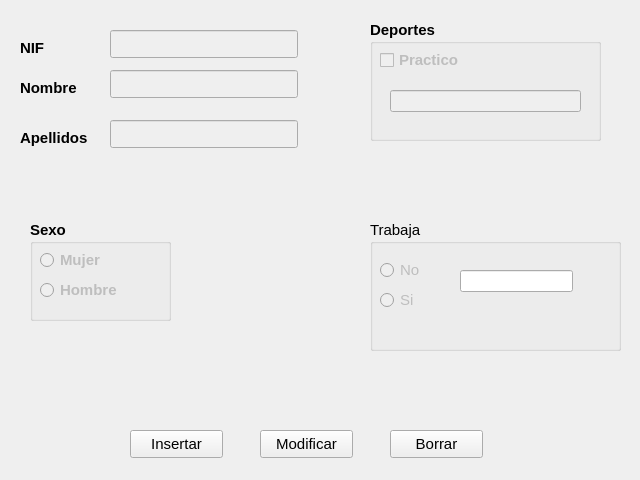
<?xml version="1.0" encoding="UTF-8"?>
<ui version="4.0">
 <class>Form</class>
 <widget class="QWidget" name="Form">
  <property name="geometry">
   <rect>
    <x>0</x>
    <y>0</y>
    <width>640</width>
    <height>480</height>
   </rect>
  </property>
  <property name="font">
   <font>
    <pointsize>11</pointsize>
   </font>
  </property>
  <property name="windowTitle">
   <string>Form</string>
  </property>
  <widget class="QLabel" name="label">
   <property name="geometry">
    <rect>
     <x>20</x>
     <y>40</y>
     <width>55</width>
     <height>16</height>
    </rect>
   </property>
   <property name="font">
    <font>
     <weight>75</weight>
     <bold>true</bold>
    </font>
   </property>
   <property name="text">
    <string>NIF</string>
   </property>
  </widget>
  <widget class="QLineEdit" name="le_nif">
   <property name="enabled">
    <bool>false</bool>
   </property>
   <property name="geometry">
    <rect>
     <x>110</x>
     <y>30</y>
     <width>188</width>
     <height>28</height>
    </rect>
   </property>
  </widget>
  <widget class="QLabel" name="label_2">
   <property name="geometry">
    <rect>
     <x>20</x>
     <y>80</y>
     <width>71</width>
     <height>16</height>
    </rect>
   </property>
   <property name="font">
    <font>
     <weight>75</weight>
     <bold>true</bold>
    </font>
   </property>
   <property name="text">
    <string>Nombre</string>
   </property>
  </widget>
  <widget class="QLineEdit" name="le_nombre">
   <property name="enabled">
    <bool>false</bool>
   </property>
   <property name="geometry">
    <rect>
     <x>110</x>
     <y>70</y>
     <width>188</width>
     <height>28</height>
    </rect>
   </property>
  </widget>
  <widget class="QLabel" name="label_3">
   <property name="geometry">
    <rect>
     <x>20</x>
     <y>130</y>
     <width>81</width>
     <height>16</height>
    </rect>
   </property>
   <property name="font">
    <font>
     <weight>75</weight>
     <bold>true</bold>
    </font>
   </property>
   <property name="text">
    <string>Apellidos</string>
   </property>
  </widget>
  <widget class="QLineEdit" name="le_apellidos">
   <property name="enabled">
    <bool>false</bool>
   </property>
   <property name="geometry">
    <rect>
     <x>110</x>
     <y>120</y>
     <width>188</width>
     <height>28</height>
    </rect>
   </property>
  </widget>
  <widget class="QLabel" name="label_4">
   <property name="geometry">
    <rect>
     <x>420</x>
     <y>30</y>
     <width>81</width>
     <height>16</height>
    </rect>
   </property>
   <property name="font">
    <font>
     <weight>75</weight>
     <bold>true</bold>
    </font>
   </property>
   <property name="text">
    <string/>
   </property>
  </widget>
  <widget class="QGroupBox" name="groupBox">
   <property name="geometry">
    <rect>
     <x>370</x>
     <y>20</y>
     <width>231</width>
     <height>121</height>
    </rect>
   </property>
   <property name="font">
    <font>
     <weight>75</weight>
     <bold>true</bold>
    </font>
   </property>
   <property name="title">
    <string>Deportes</string>
   </property>
   <widget class="QCheckBox" name="cb_practica">
    <property name="enabled">
     <bool>false</bool>
    </property>
    <property name="geometry">
     <rect>
      <x>10</x>
      <y>30</y>
      <width>101</width>
      <height>20</height>
     </rect>
    </property>
    <property name="text">
     <string>Practico</string>
    </property>
   </widget>
   <widget class="QLineEdit" name="le_deporte">
    <property name="enabled">
     <bool>false</bool>
    </property>
    <property name="geometry">
     <rect>
      <x>20</x>
      <y>70</y>
      <width>191</width>
      <height>22</height>
     </rect>
    </property>
   </widget>
  </widget>
  <widget class="QGroupBox" name="groupBox_2">
   <property name="geometry">
    <rect>
     <x>30</x>
     <y>220</y>
     <width>141</width>
     <height>101</height>
    </rect>
   </property>
   <property name="font">
    <font>
     <weight>75</weight>
     <bold>true</bold>
    </font>
   </property>
   <property name="title">
    <string>Sexo</string>
   </property>
   <widget class="QRadioButton" name="rb_mujer">
    <property name="enabled">
     <bool>false</bool>
    </property>
    <property name="geometry">
     <rect>
      <x>10</x>
      <y>30</y>
      <width>95</width>
      <height>20</height>
     </rect>
    </property>
    <property name="text">
     <string>Mujer</string>
    </property>
    <attribute name="buttonGroup">
     <string notr="true">buttonGroupSex</string>
    </attribute>
   </widget>
   <widget class="QRadioButton" name="rb_hombre">
    <property name="enabled">
     <bool>false</bool>
    </property>
    <property name="geometry">
     <rect>
      <x>10</x>
      <y>60</y>
      <width>95</width>
      <height>20</height>
     </rect>
    </property>
    <property name="font">
     <font>
      <weight>75</weight>
      <bold>true</bold>
     </font>
    </property>
    <property name="text">
     <string>Hombre</string>
    </property>
    <attribute name="buttonGroup">
     <string notr="true">buttonGroupSex</string>
    </attribute>
   </widget>
  </widget>
  <widget class="QGroupBox" name="groupBox_3">
   <property name="geometry">
    <rect>
     <x>370</x>
     <y>220</y>
     <width>251</width>
     <height>131</height>
    </rect>
   </property>
   <property name="title">
    <string>Trabaja</string>
   </property>
   <widget class="QRadioButton" name="radioButton">
    <property name="enabled">
     <bool>false</bool>
    </property>
    <property name="geometry">
     <rect>
      <x>10</x>
      <y>40</y>
      <width>95</width>
      <height>20</height>
     </rect>
    </property>
    <property name="text">
     <string>No</string>
    </property>
    <attribute name="buttonGroup">
     <string notr="true">buttonGroupTrabaja</string>
    </attribute>
   </widget>
   <widget class="QRadioButton" name="radioButton_2">
    <property name="enabled">
     <bool>false</bool>
    </property>
    <property name="geometry">
     <rect>
      <x>10</x>
      <y>70</y>
      <width>95</width>
      <height>20</height>
     </rect>
    </property>
    <property name="text">
     <string>Si</string>
    </property>
    <attribute name="buttonGroup">
     <string notr="true">buttonGroupTrabaja</string>
    </attribute>
   </widget>
   <widget class="QLineEdit" name="le_trabaja">
    <property name="geometry">
     <rect>
      <x>90</x>
      <y>50</y>
      <width>113</width>
      <height>22</height>
     </rect>
    </property>
   </widget>
  </widget>
  <widget class="QPushButton" name="pushButton">
   <property name="geometry">
    <rect>
     <x>130</x>
     <y>430</y>
     <width>93</width>
     <height>28</height>
    </rect>
   </property>
   <property name="text">
    <string>Insertar</string>
   </property>
  </widget>
  <widget class="QPushButton" name="pushButton_2">
   <property name="geometry">
    <rect>
     <x>260</x>
     <y>430</y>
     <width>93</width>
     <height>28</height>
    </rect>
   </property>
   <property name="text">
    <string>Modificar</string>
   </property>
  </widget>
  <widget class="QPushButton" name="pushButton_3">
   <property name="geometry">
    <rect>
     <x>390</x>
     <y>430</y>
     <width>93</width>
     <height>28</height>
    </rect>
   </property>
   <property name="text">
    <string>Borrar</string>
   </property>
  </widget>
 </widget>
 <resources/>
 <connections/>
 <buttongroups>
  <buttongroup name="buttonGroupSex"/>
  <buttongroup name="buttonGroupTrabaja"/>
 </buttongroups>
</ui>
